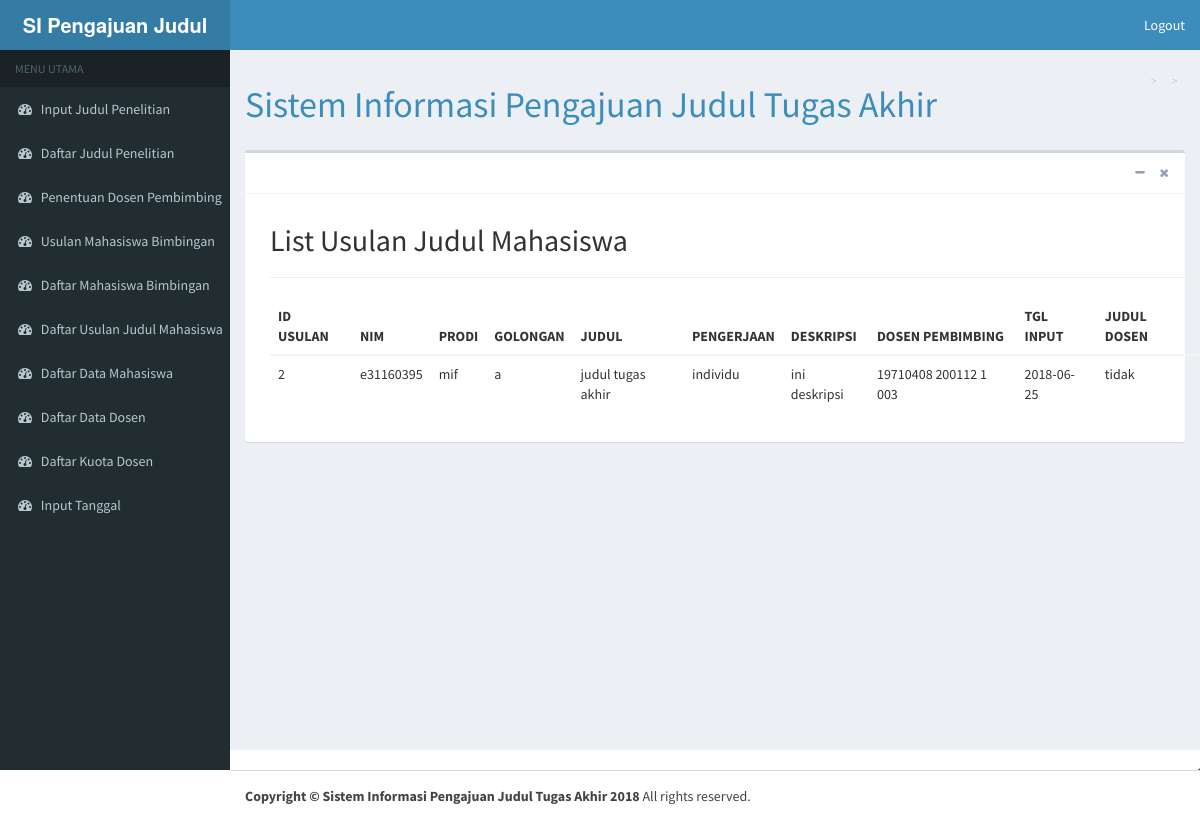
Before: /kordinator/daftardpm with the older database file.
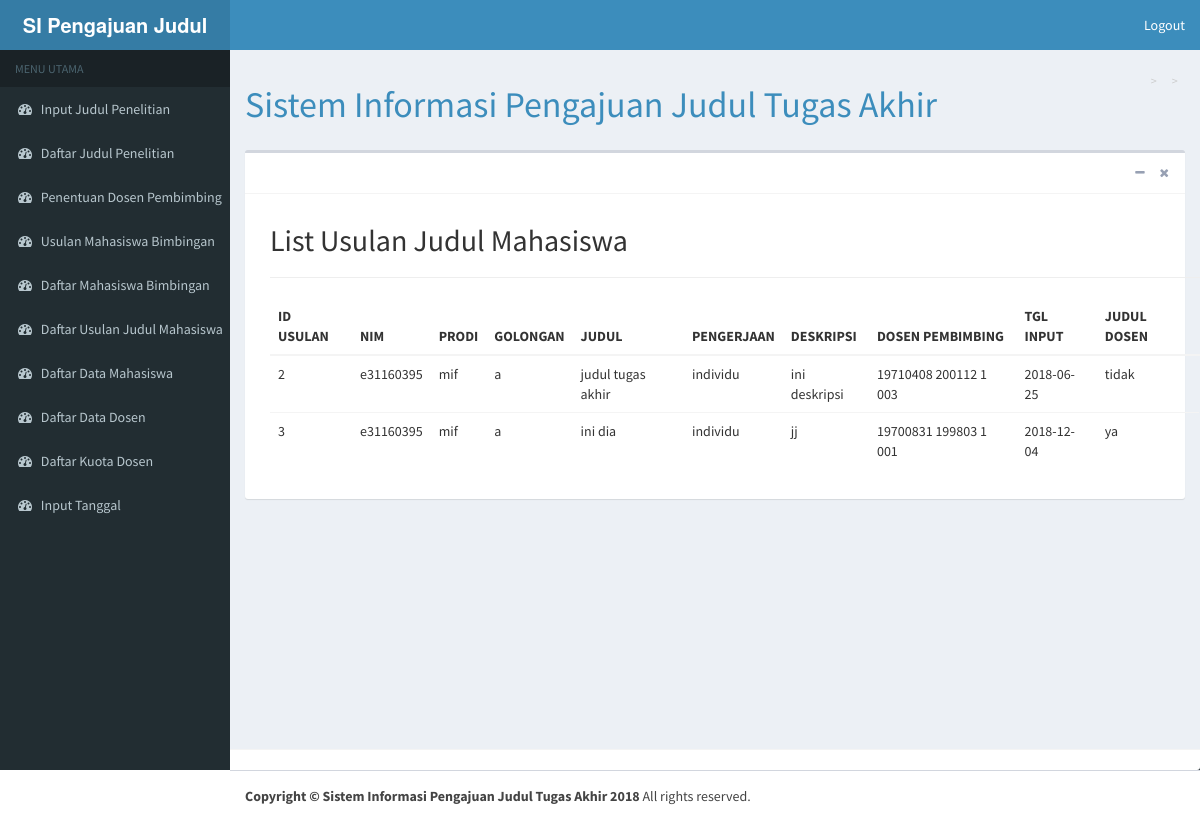
After: the same page with the newer database file.
### tables this page shows
CREATE TABLE `usulan_ta_mhs` (
  `id_usulan` int(11) NOT NULL,
  `nim` varchar(9) NOT NULL,
  `prodi` char(3) NOT NULL,
  `golongan` varchar(1) NOT NULL,
  `judul` varchar(100) NOT NULL,
  `pengerjaan` varchar(10) NOT NULL,
  `deskripsi` text NOT NULL,
  `dosen_pembimbing` varchar(30) NOT NULL,
  `tgl_input` date NOT NULL,
  `judul_dosen` varchar(30) NOT NULL,
  `status_pilih` varchar(10) NOT NULL
);

### application/views/kordinator/content.php (called while the page is built, shortened)
<?php
$this->load->view('kordinator/header');
if (isset($uniqid)){
  $this->load->view('kordinator/'.$uniqid);
} else {
  show_404();
}
?>

### application/controllers/Kordinator.php (called while the page is built, shortened)
<?php
class Kordinator extends CI_Controller {
	function __construct(){
		$this->load->helper(array('url'));
		$this->load->helper('form');
		$this->load->model('Kuotadosen_model');
		$this->load->model('logindosen_model');
		$this->load->model('koor_model');
		$this->load->model('Pengajuan_Model');
	}
	public function daftardpm()
	{
		$data = array(
			'uniqid' => 'cobatampilanlistdospem',
			$this->load->model('Pengajuan_Model'),
			'inner' => $this->Pengajuan_Model->tampil_dpm(),
		);
		$this->load->view('kordinator/content',$data);
	}
}

### index.php (called while the page is built, shortened)
<?php
require_once BASEPATH.'core/CodeIgniter.php';

### application/models/Pengajuan_Model.php (called while the page is built, shortened)
<?php
class Pengajuan_Model extends CI_Model{
	function tampil_dpm(){
		$this->db->select('*');
	    $this->db->from('usulan_ta_mhs');
	    $x = $this->db->get();
	    return $x->result();
	}
}

### application/views/kordinator/cobatampilanlistdospem.php (the view, shortened to what this page needs)
  <div class="content-wrapper">
    <section class="content-header">
      <h1>
        Sistem Informasi Pengajuan Judul Tugas Akhir
      </h1>
      <ol class="breadcrumb">
        <li><a href="#"></a></li>
        <li class="active"></li>
      </ol>
    </section>
    <section class="content">
      <div class="box">
        <div class="box-header with-border">
          <div class="box-tools pull-right">
            <button type="button" class="btn btn-box-tool" data-widget="collapse" data-toggle="tooltip" title="Collapse">
              <i class="fa fa-minus"></i></button>
            <button type="button" class="btn btn-box-tool" data-widget="remove" data-toggle="tooltip" title="Remove">
              <i class="fa fa-times"></i></button>
          </div>
        </div>
        <div class="box-body">
          <div class="container">
        <div class="row">
            <div class="col-lg-10 mx-auto">
                <div class="card">
                <div class="card-header">
                        <h2>List Usulan Judul Mahasiswa</h2>
                </div>
<hr>
<table class="table">
    <thead align="center">
    <tr><th>ID USULAN</th>
        <th>NIM</th>
        <th>PRODI</th>
        <th>GOLONGAN</th>
        <th>JUDUL</th>
        <th>PENGERJAAN</th>
        <th>DESKRIPSI</th>
        <th>DOSEN PEMBIMBING
        <th>TGL INPUT</th></th>
        <th>JUDUL DOSEN</th></th>
        <th colspan="2"></th></tr>
    </thead>
    <tbody>
    <?php
    foreach ($inner as $b){
        echo "<tr>
            <td>$b->id_usulan</td>
            <td>$b->nim</td>
            <td>$b->prodi</td>
            <td>$b->golongan</td>
            <td>$b->judul</td>
            <td>$b->pengerjaan</td>
            <td>$b->deskripsi</td>
            <td>$b->dosen_pembimbing</td>
            <td>$b->tgl_input</td>
            <td>$b->judul_dosen </td>
            </tr>";
    }
    ?>
    </tbody>
</table>
</div>
</div>
</div>
</section>
        </div>
        <div class="box-footer">
        </div>
      </div>

Changed rows visible on the page:
added usulan_ta_mhs: id_usulan "3", nim "e31160395", prodi "mif", golongan "a", judul "ini dia", pengerjaan "individu", deskripsi "jj", dosen_pembimbing "19700831 199803 1 001", tgl_input "2018-12-04", judul_dosen "ya"
